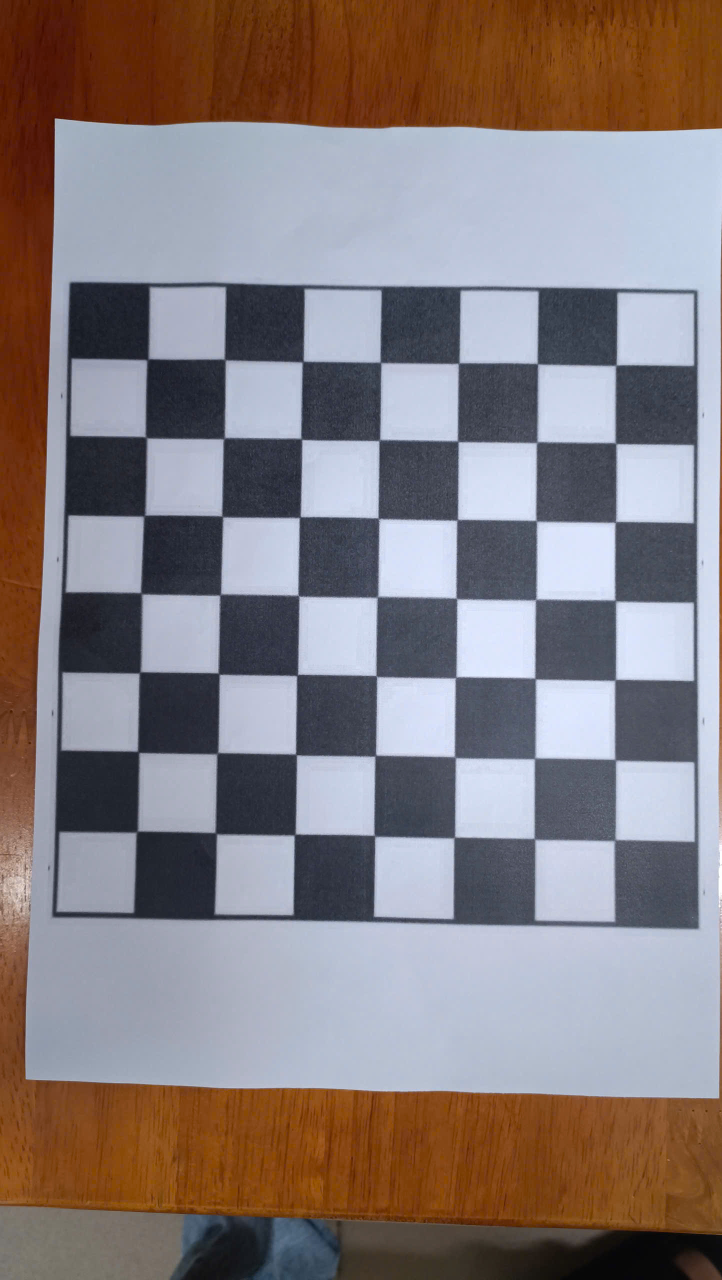
#> input picture pythonProject1/imgs/1.jpg, 1444 x 2560 px (shown at 1/2 size); its folder holds only this picture in this run
$ python cali.py
#> lines starting #> are read from the running program, lines starting #| are printed output that depends on the picture; after the words box and inside, x2 and y2 are one past the last pixel; in counts of white or black regions, pixels touching at a corner belong together; long printed decimals are rounded
import numpy as np
import cv2 as cv
import glob

from numpy.ma.core import resize

# termination criteria for the iterative algorithm to stop
criteria = (cv.TERM_CRITERIA_EPS + cv.TERM_CRITERIA_MAX_ITER, 30, 0.001)

# Prepare object points, like (0,0,0), (1,0,0), (2,0,0) ....,(6,5,0)
# Create a grid of points in 3D space
objp = np.zeros((6 * 7, 3), np.float32)
objp[:, :2] = np.mgrid[0:7, 0:6].T.reshape(-1, 2)

# Arrays to store object points and image points from all the images.
objpoints = []  # 3D points in real world space
imgpoints = []  # 2D points in image plane.

# Use glob to get the list of all jpg, png, jpeg images in the directory
images = glob.glob('imgs/*.jpg')

for fname in images:
    # Read the image
    img = cv.imread(fname)
#> img is the input picture: shape (2560, 1444, 3); mean B, G, R 126.3, 124.9, 134.2
    # Reduce the size of the image
    # img = cv.resize(img, (img.shape[1] // 3, img.shape[0] // 3))
    # Convert the image to grayscale
    gray = cv.cvtColor(img, cv.COLOR_BGR2GRAY)
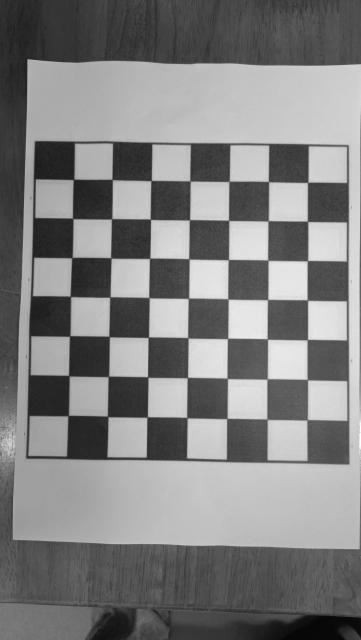
#> gray: shape (2560, 1444) (shown at 1/4 size); min 2, max 255, mean 127.8

    # Find the chess board corners in the grayscale image
    ret, corners = cv.findChessboardCorners(gray, (7, 6), None)
#> ret = True; corners = 42 rows, first 8: [295.5, 718.5], [451.4, 719.2], [607.1, 723.9], [761, 727.5], [919.6, 726.9], [1076, 728.5], [1232, 731], [292.7, 875.2]

    # If found, add object points and image points (after refining them)
    if ret:
        objpoints.append(objp)

        # Refine the corner locations
        corners2 = cv.cornerSubPix(gray, corners, (11, 11), (-1, -1), criteria)
#> corners2 = 42 rows, first 8: [295.3, 719], [450.1, 719.5], [606, 723.5], [761.4, 725.1], [917.8, 726.6], [1075.4, 727.7], [1232.1, 731], [292.6, 875.2]
        imgpoints.append(corners2)

        # Draw and display the corners on the original image
        cv.drawChessboardCorners(img, (7, 6), corners2, ret)
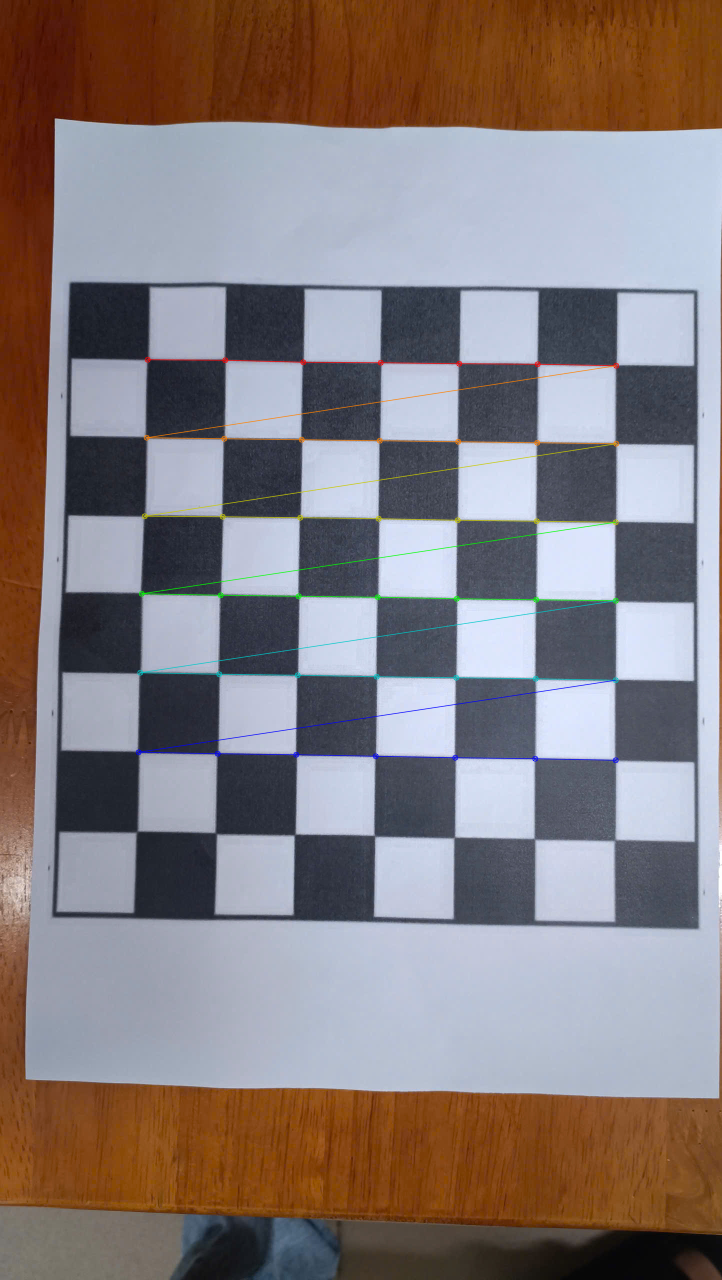
#> img: shape (2560, 1444, 3) (shown at 1/2 size); 0.94% of pixels changed, all inside (x1, y1, x2, y2) = (271, 713, 1239, 1527)
        d = cv.resize(img, (720, 1080))
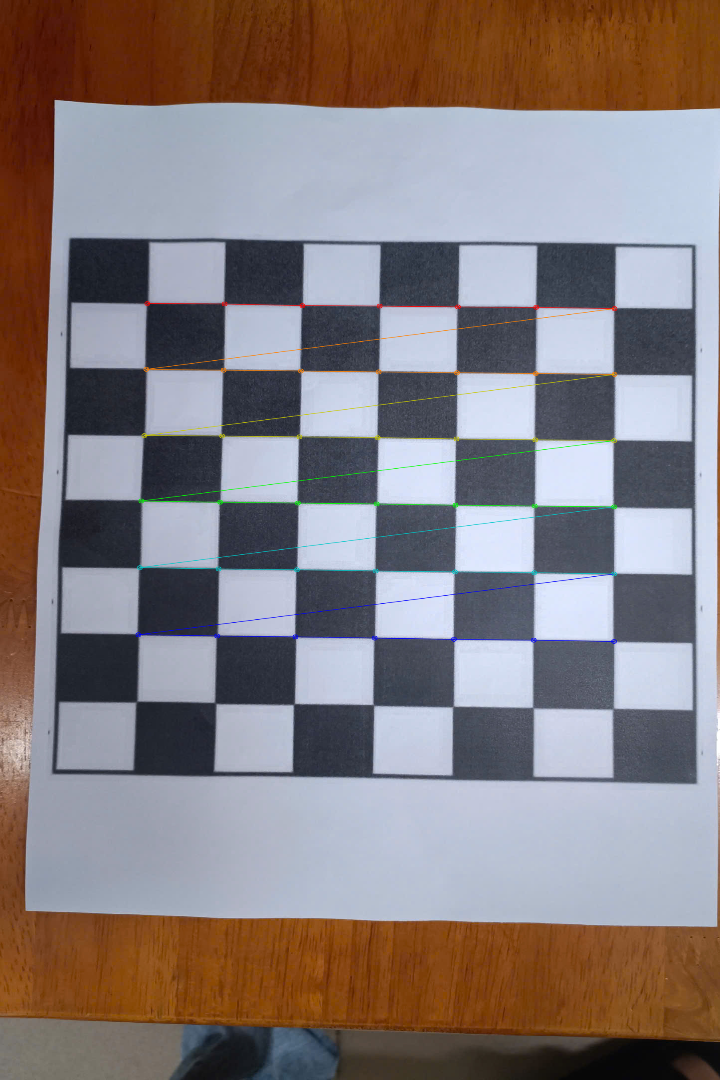
#> d: shape (1080, 720, 3); mean B, G, R 126, 124.9, 134.1
        cv.imshow('img', d)
        # cv.waitKey(1000)qq
        if cv.waitKey() & 0xFF == ord('q'):
#> (key q is pressed here)
            continue
# Calibrate the camera and get the intrinsic parameters
ret, mtx, dist, rvecs, tvecs = cv.calibrateCamera(objpoints, imgpoints, gray.shape[::-1], None, None)
#> ret = 0.743; mtx = [[3198.3, 0, 613.8], [0, 3225.1, 1324.5], [0, 0, 1]]; dist = [[-0.129, 6.52, -0.00206, 0.00932, -64.26]]; rvecs = ([-0.0787, -0.00296, 0.0156],); tvecs = ([-2.06, -3.86, 20.56],)

# Print the intrinsic camera matrix
print("Intrinsic Camera Matrix:\n", mtx)
#| Intrinsic Camera Matrix:
#|  [[3.19829279e+03 0.00000000e+00 6.13771182e+02]
#|  [0.00000000e+00 3.22506804e+03 1.32451900e+03]
#|  [0.00000000e+00 0.00000000e+00 1.00000000e+00]]

# Extract and print the focal lengths
fx = mtx[0, 0]  # Focal length in the x direction
#> fx = 3198.3
fy = mtx[1, 1]  # Focal length in the y direction
#> fy = 3225.1
print(f"\nFocal length in x direction (fx): {fx}")
#| Focal length in x direction (fx): 3198.293
print(f"Focal length in y direction (fy): {fy}")
#| Focal length in y direction (fy): 3225.068

# Print the distortion coefficients
print("\nDistortion Coefficients:\n", dist)
#| Distortion Coefficients:
#|  [[-1.28906507e-01  6.52157012e+00 -2.05952699e-03  9.31730822e-03
#|   -6.42563477e+01]]

# Print the rotation vectors
print("\nRotation Vectors:\n", rvecs)
#| Rotation Vectors:
#|  (array([[-0.07871],
#|        [-0.002965],
#|        [ 0.01557]]),)

# Print the translation vectors
print("\nTranslation Vectors:\n", tvecs)
#| Translation Vectors:
#|  (array([[-2.056],
#|        [-3.857],
#|        [20.559]]),)
cv_file = cv.FileStorage('calibration.yaml', cv.FILE_STORAGE_WRITE)
cv_file.write('K',mtx)
cv_file.write('D',dist)
# cv_file.write('R',rvecs)
# cv_file.write('T',tvecs)
cv_file.release()
# Calculate mean reprojection error
mean_error = 0
for i in range(len(objpoints)):
    imgpoints2, _ = cv.projectPoints(objpoints[i], rvecs[i], tvecs[i], mtx, dist)
    error = cv.norm(imgpoints[i], imgpoints2, cv.NORM_L2) / len(imgpoints2)
    mean_error += error
#> this loop made 1 pass
#> (error, mean_error) on pass 1: (0.115, 0.115)
#> after the loop, mean_error = 0.115

print("\nMean Reprojection Error:", mean_error / len(objpoints))
#| Mean Reprojection Error: 0.1147

# Close all OpenCV windows
cv.destroyAllWindows()

$ run again, on pythonProject1/imgs/13.jpg
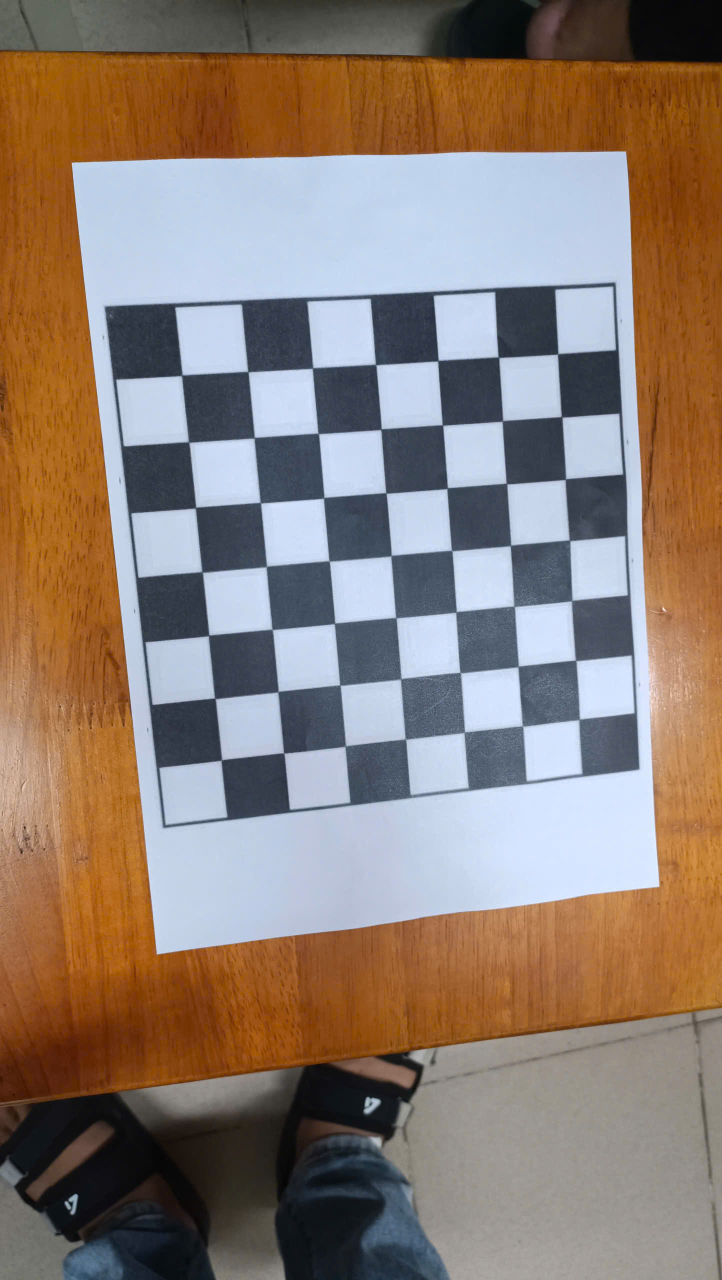
#> input picture pythonProject1/imgs/13.jpg, 1444 x 2560 px (shown at 1/2 size)
#> img is the input picture: shape (2560, 1444, 3); mean B, G, R 113.7, 124.6, 140.7
#> `gray = cv.cvtColor(img, cv.COLOR_BGR2GRAY)`:
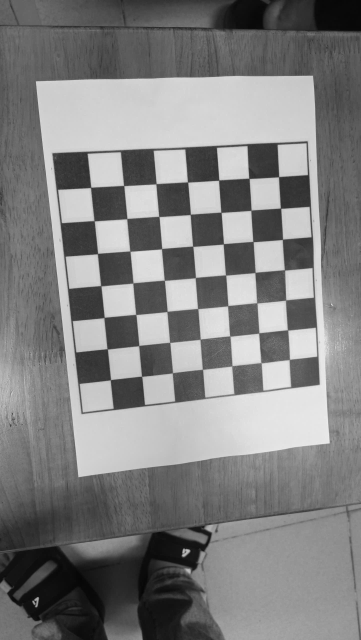
#> gray: shape (2560, 1444) (shown at 1/4 size); min 4, max 249, mean 128.2
#> `ret, corners = cv.findChessboardCorners(gray, (7, 6), None)`: ret = True; corners = 42 rows, first 8: [1158.5, 1438.8], [1045.4, 1452.5], [929.7, 1464.2], [810.6, 1477.4], [689.5, 1493.5], [568.7, 1506.2], [443.1, 1520.2], [1150.9, 1320.7]
#> corners2 = 42 rows, first 8: [1158.7, 1439.2], [1045.4, 1452.5], [929.2, 1464.8], [811.4, 1478.5], [691, 1492.7], [568.1, 1506.4], [443.1, 1520.5], [1151.9, 1321.4]
#> img: shape (2560, 1444, 3); 0.74% of pixels changed, all inside (x1, y1, x2, y2) = (372, 828, 1166, 1528)
#> `d = cv.resize(img, (720, 1080))`:
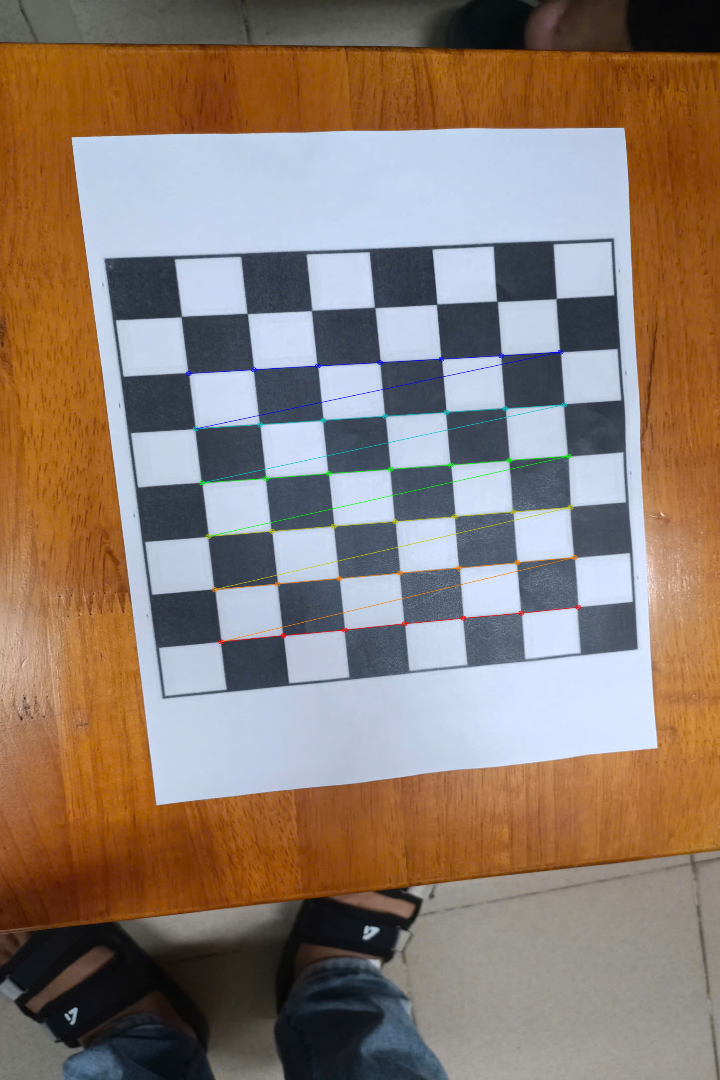
#> d: shape (1080, 720, 3); mean B, G, R 113.4, 124.6, 140.6
#> `ret, mtx, dist, rvecs, tvecs = cv.calibrateCamera(objpoints, imgpoints..`: ret = 0.521; mtx = [[1824.6, 0, 694.6], [0, 1829.8, 1277.7], [0, 0, 1]]; dist = [[-0.227, 3.89, 0.0038, -0.00797, -17.94]]; rvecs = ([-0.192, -0.164, 3.04],); tvecs = ([3.92, 1.35, 15.28],)
#| Intrinsic Camera Matrix:
#|  [[1.82457031e+03 0.00000000e+00 6.94572103e+02]
#|  [0.00000000e+00 1.82976889e+03 1.27770026e+03]
#|  [0.00000000e+00 0.00000000e+00 1.00000000e+00]]
#> fx = 1824.6
#> fy = 1829.8
#| Focal length in x direction (fx): 1824.570
#| Focal length in y direction (fy): 1829.769
#| Distortion Coefficients:
#|  [[-2.26665355e-01  3.88509509e+00  3.80184284e-03 -7.96628298e-03
#|   -1.79397078e+01]]
#| Rotation Vectors:
#|  (array([[-0.1917],
#|        [-0.1643],
#|        [ 3.040]]),)
#| Translation Vectors:
#|  (array([[ 3.921 ],
#|        [ 1.351],
#|        [15.281]]),)
#> the loop `for i in range(len(objpoints)):` made 1 pass
#> (error, mean_error) on pass 1: (0.0805, 0.0805)
#> after the loop `for i in range(len(objpoints)):`: mean_error = 0.0805
#| Mean Reprojection Error: 0.08047

$ run again, on pythonProject1/imgs/15.jpg
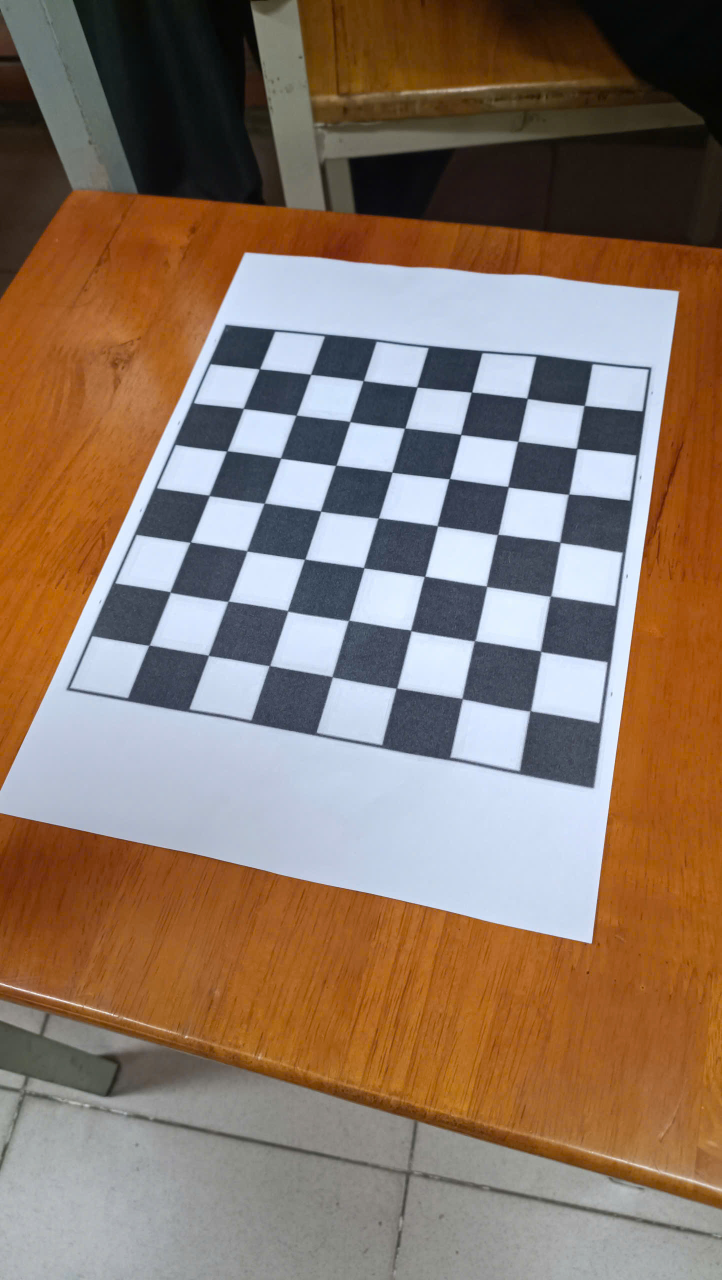
#> input picture pythonProject1/imgs/15.jpg, 1444 x 2560 px (shown at 1/2 size)
#> img is the input picture: shape (2560, 1444, 3); mean B, G, R 102.5, 117.7, 138
#> `gray = cv.cvtColor(img, cv.COLOR_BGR2GRAY)`:
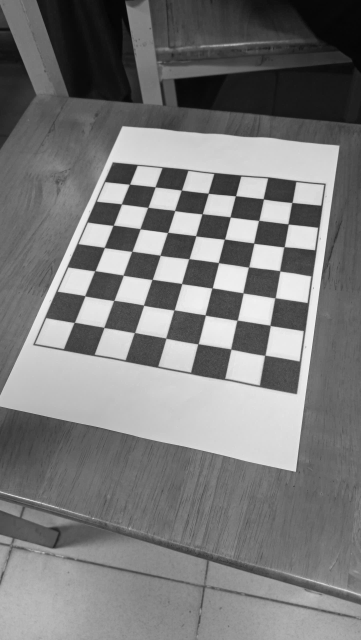
#> gray: shape (2560, 1444) (shown at 1/4 size); min 1, max 253, mean 122.1
#> `ret, corners = cv.findChessboardCorners(gray, (7, 6), None)`: ret = True; corners = 42 rows, first 8: [520.6, 737.6], [621.7, 749.5], [727.3, 761.7], [834.1, 774.6], [944.4, 783.9], [1055, 797], [1168.5, 811.6], [487.2, 817.6]
#> corners2 = 42 rows, first 8: [519.4, 738.3], [621.8, 749.1], [727, 761.8], [834.3, 774.4], [943.5, 784.8], [1054.6, 797.2], [1168.8, 811.4], [487.1, 817.4]
#> img: shape (2560, 1444, 3); 0.72% of pixels changed, all inside (x1, y1, x2, y2) = (335, 732, 1176, 1310)
#> `d = cv.resize(img, (720, 1080))`:
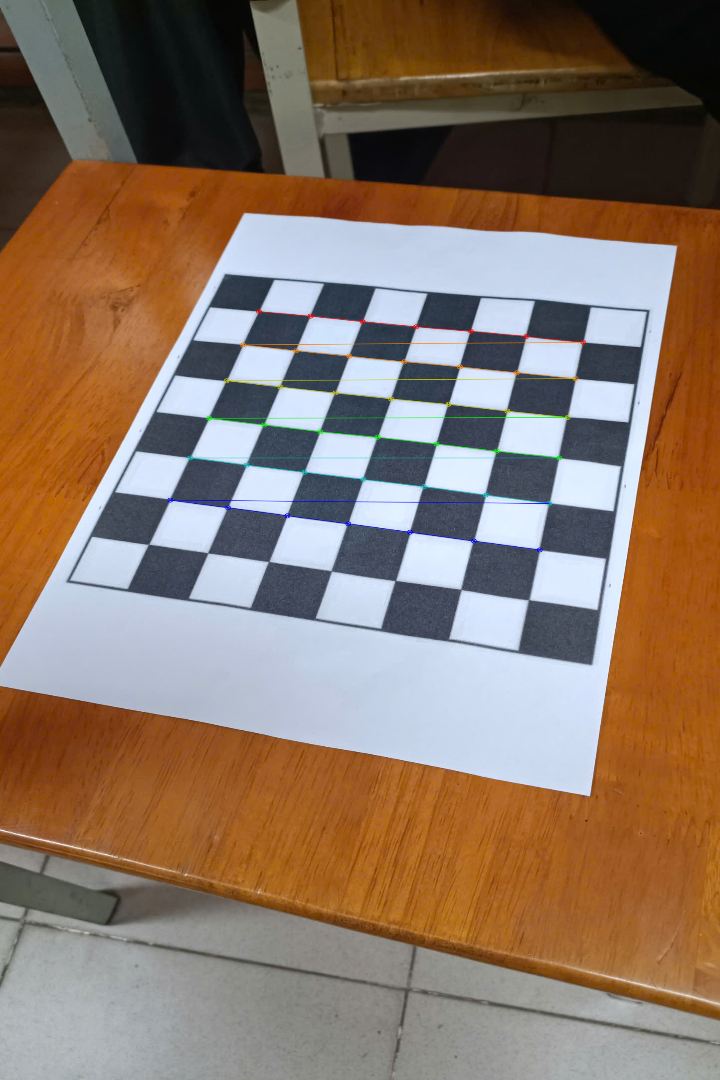
#> d: shape (1080, 720, 3); mean B, G, R 102.2, 117.7, 137.9
#> `ret, mtx, dist, rvecs, tvecs = cv.calibrateCamera(objpoints, imgpoints..`: ret = 0.763; mtx = [[2195.7, 0, 675.2], [0, 2363.3, 1333.2], [0, 0, 1]]; dist = [[0.0529, 2, 0.0134, -0.00999, -19.21]]; rvecs = ([-0.59, 0.183, 0.217],); tvecs = ([-1.44, -5.17, 20.5],)
#| Intrinsic Camera Matrix:
#|  [[2.19573797e+03 0.00000000e+00 6.75197916e+02]
#|  [0.00000000e+00 2.36331745e+03 1.33322559e+03]
#|  [0.00000000e+00 0.00000000e+00 1.00000000e+00]]
#> fx = 2195.7
#> fy = 2363.3
#| Focal length in x direction (fx): 2195.738
#| Focal length in y direction (fy): 2363.317
#| Distortion Coefficients:
#|  [[ 5.28546360e-02  2.00398279e+00  1.34000907e-02 -9.98614598e-03
#|   -1.92102286e+01]]
#| Rotation Vectors:
#|  (array([[-0.5898 ],
#|        [ 0.1829],
#|        [ 0.2174]]),)
#| Translation Vectors:
#|  (array([[-1.437 ],
#|        [-5.169],
#|        [20.499]]),)
#> the loop `for i in range(len(objpoints)):` made 1 pass
#> (error, mean_error) on pass 1: (0.118, 0.118)
#> after the loop `for i in range(len(objpoints)):`: mean_error = 0.118
#| Mean Reprojection Error: 0.1177
